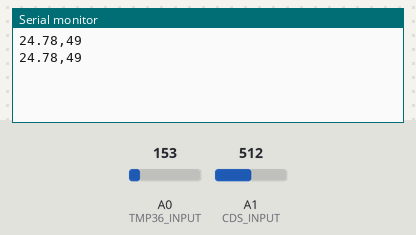
Bench run of a sketch on a simulated Arduino Uno, built with avr-gcc and run on an emulated ATmega328P. Parts: the last lines printed to the serial monitor. The test bench sets the inputs (shaded band); at power-on: A0 (TMP36_INPUT) = 153, A1 (CDS_INPUT) = 512.

Above: at 1.8 s.
1.9 s: A0 (TMP36_INPUT) set to 165
At 2.8 s:
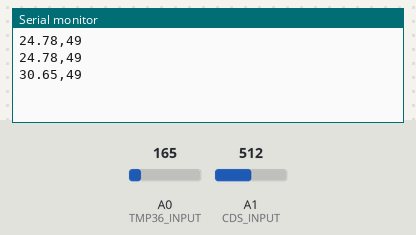
3.4 s: A1 (CDS_INPUT) set to 716
At 4.5 s:
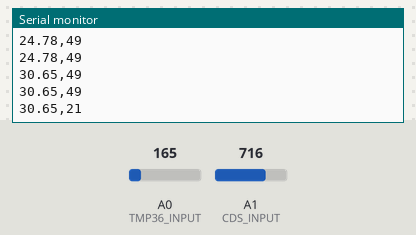
4.9 s: A0 (TMP36_INPUT) set to 175
At 5.3 s:
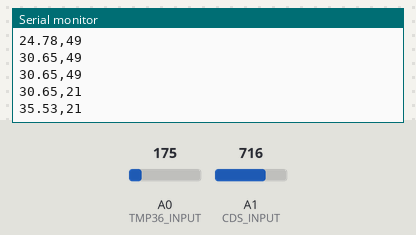
6.4 s: A1 (CDS_INPUT) set to 900
At 7.8 s:
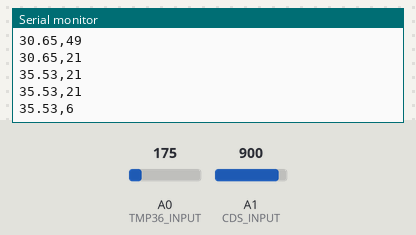
Timing chart, 0 to 8.9 s (numbered marks = the images above; inputs shaded):
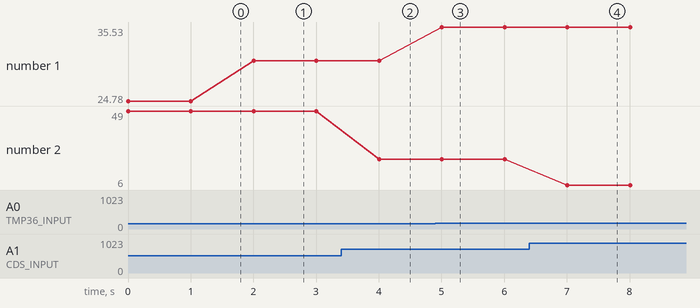

Measured:
- after the input at 1.9 s, the serial monitor: prints a new line after 0.10 s (image 1)
- after the input at 3.4 s, the serial monitor: prints a new line after 0.60 s (image 2)
- after the input at 4.9 s, the serial monitor: prints a new line after 0.11 s (image 3)
- after the input at 6.4 s, the serial monitor: prints a new line after 0.61 s (image 4)
- plotted number 1: 24.78 → 30.65 after the input at 1.9 s, 30.65 → 35.53 after the input at 4.9 s
- plotted number 2: 49 → 21 after the input at 3.4 s, 21 → 6 after the input at 6.4 s

The sketch:

CdS_Temp_tart.ino
```cpp
#define TMP36_INPUT 0
#define CDS_INPUT 1
void setup() {
  Serial.begin(9600);
}

void loop() {
  int value = analogRead(TMP36_INPUT);
  float voltage = value * 5.0 * 1000.0/1023.0;
  float temperatureC = (voltage -500)/10;
  Serial.print(temperatureC);
  Serial.print(',');
  int value2 = analogRead(CDS_INPUT);
  Serial.println(int(luminosity(value2)));
  delay(1000);

}

//Voltage to Lux
double luminosity (int RawADC0){
  double Vout=RawADC0*5.0/1023;  // 5/1023 (Vin = 5 V)
  double lux=(2500/Vout-500)/10;
  // lux = 500 / Rldr, Vout = Ildr*Rldr = (5/(10 + Rldr))*Rldr
  return lux;
}
```
